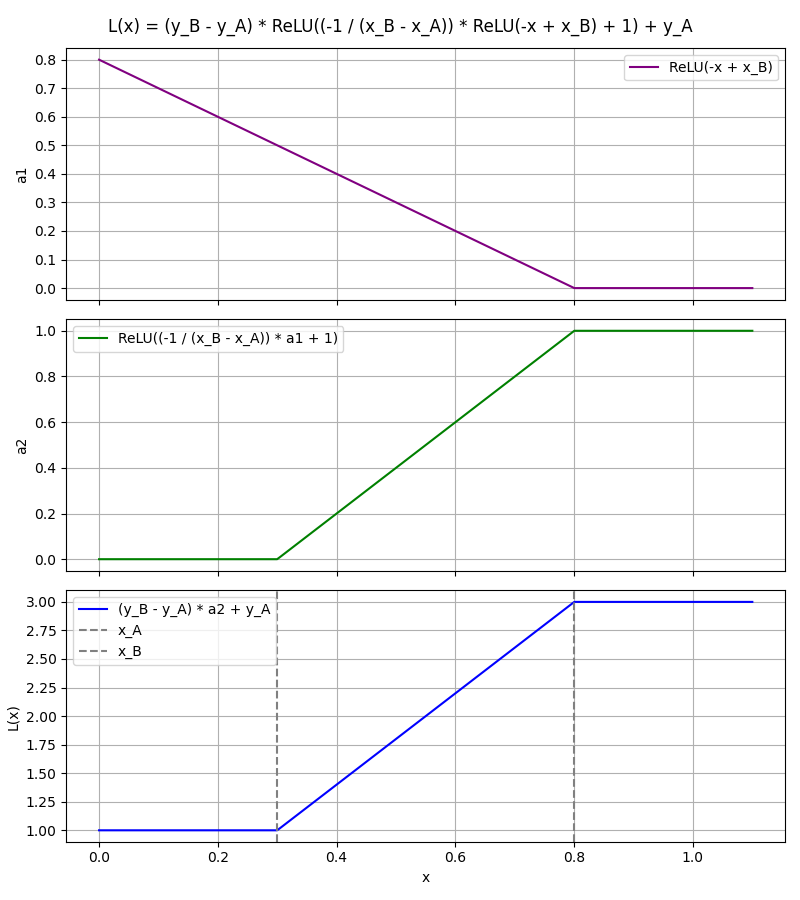

Write the Python code that produced this figure.
import numpy as np
import matplotlib.pyplot as plt

def relu(x):
    return np.maximum(0, x)

def L_dnn_stepwise_debug(x, xA, xB, yA, yB):
    # Step-by-step neuron computation based on diagram
    W1 = -1
    b1 = xB
    a1 = relu(W1 * x + b1)  # First neuron output

    W2 = -1 / (xB - xA)
    b2 = 1
    a2 = relu(W2 * a1 + b2)  # Second neuron output

    W3 = yB - yA
    b3 = yA
    output = W3 * a2 + b3  # Final output

    return a1, a2, output

# Parameters
xA, xB = 0.3, 0.8
yA, yB = 1.0, 3.0

# Domain for plotting
x_vals = np.linspace(0.0, 1.1, 500)

# Compute stepwise outputs
a1_vals, a2_vals, y_final = L_dnn_stepwise_debug(x_vals, xA, xB, yA, yB)

# Plotting
fig, axs = plt.subplots(3, 1, figsize=(8, 9), sharex=True)

axs[0].plot(x_vals, a1_vals, label='ReLU(-x + x_B)', color='purple')
axs[0].set_ylabel('a1')
axs[0].legend()
axs[0].grid(True)

axs[1].plot(x_vals, a2_vals, label='ReLU((-1 / (x_B - x_A)) * a1 + 1)', color='green')
axs[1].set_ylabel('a2')
axs[1].legend()
axs[1].grid(True)

axs[2].plot(x_vals, y_final, label='(y_B - y_A) * a2 + y_A', color='blue')
axs[2].axvline(xA, color='gray', linestyle='--', label='x_A')
axs[2].axvline(xB, color='gray', linestyle='--', label='x_B')
axs[2].set_ylabel('L(x)')
axs[2].set_xlabel('x')
axs[2].legend()
axs[2].grid(True)

plt.suptitle('L(x) = (y_B - y_A) * ReLU((-1 / (x_B - x_A)) * ReLU(-x + x_B) + 1) + y_A')
plt.tight_layout()
plt.show()
